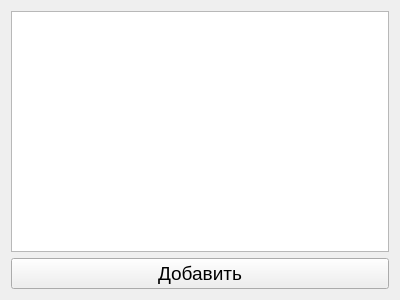
<?xml version="1.0" encoding="UTF-8"?>
<ui version="4.0">
 <class>form</class>
 <widget class="QWidget" name="form">
  <property name="geometry">
   <rect>
    <x>0</x>
    <y>0</y>
    <width>400</width>
    <height>300</height>
   </rect>
  </property>
  <property name="font">
   <font>
    <pointsize>14</pointsize>
   </font>
  </property>
  <property name="windowTitle">
   <string>Form</string>
  </property>
  <layout class="QGridLayout" name="gridLayout">
   <item row="0" column="0">
    <widget class="QListWidget" name="widgets"/>
   </item>
   <item row="1" column="0">
    <widget class="QPushButton" name="adding_button">
     <property name="text">
      <string>Добавить</string>
     </property>
    </widget>
   </item>
  </layout>
 </widget>
 <resources/>
 <connections/>
</ui>
